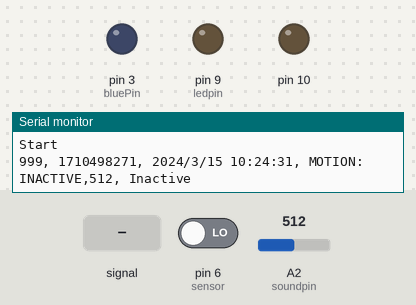
Simulated run of this sketch. Board: Arduino Uno, built with avr-gcc and run on an emulated ATmega328P. Shown: output pins drawn as LEDs (lit = HIGH), the last lines printed to the serial monitor. Dashed ring = blinking. The test bench sets the inputs (shaded band); at power-on: pin 6 (sensor) LOW, A2 (soundpin) = 512. The local clock reads 2024-03-15 10:24:30 at power-on unless the sketch sets it; storage starts empty.

Above: at 1.2 s.
1.3 s: A2 (soundpin) fed a 1000 Hz sine of ±255 counts around its level
At 2.8 s:
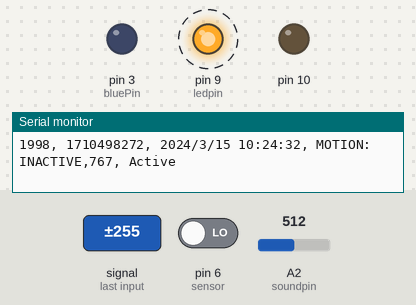
5.4 s: pin 6 (sensor) driven HIGH
At 7.4 s:
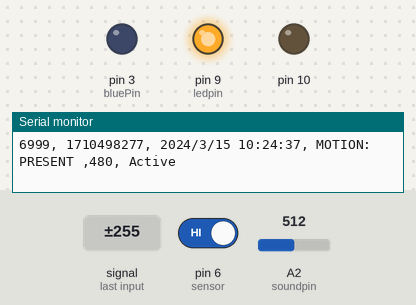
8.5 s: pin 6 (sensor) driven LOW
At 10.5 s:
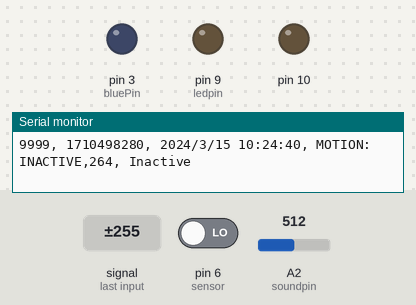
12.6 s: A2 (soundpin) set to 530
At 14.0 s:
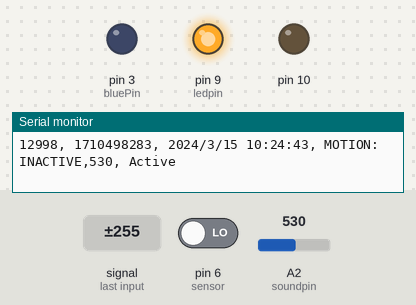
Timing chart, 0 to 15.5 s (numbered marks = the images above; inputs shaded):
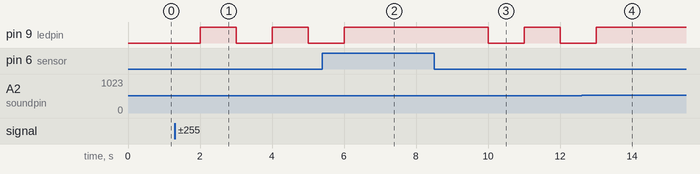

Measured:
- after the input at 1.3 s, pin 9 (ledpin): alternates HIGH for 1.0 s and LOW for 1.0 s, starting after 0.71 s
- after the input at 5.4 s, pin 9 (ledpin): goes on until 6.0 s, then stays HIGH
- after the input at 8.5 s, pin 9 (ledpin): HIGH → LOW after 1.5 s, → HIGH 1.0 s later, → LOW 1.0 s later
- after the input at 12.6 s, pin 9 (ledpin): goes on until 13.0 s, then stays HIGH

The sketch:

motion_sound_data_logging.ino
```cpp
/**
   Detects 'Active' and 'Inactive' motion as well as sound sensed by sound sensor and logs it with timestamps to a .csv file in SDCard.
   Uses  HCSR505 PIR Passive Infra Red Motion Detector and XC444 Sound Sensor Module.
   Modified code from https://learn.adafruit.com/adafruit-data-logger-shield/using-the-real-time-clock-3
   https://github.com/adafruit/Light-and-Temp-logger
   Modified by: Sarah Satish Masih
   Author: Niroshinie Fernando
*/

//Libraries
#include "SD.h"
#include <Wire.h>
#include "RTClib.h"

#define LOG_INTERVAL  1000 // mills between entries.

#define SYNC_INTERVAL 1000 // mills between calls to flush() - to write data to the card
uint32_t syncTime = 0; // time of last sync()


/*
 determines whether the code written on the serial moniter should be
 also noted down on the logfile

*/
#define ECHO_TO_SERIAL   1 // echo data to serial port.
const int ledpin=9;
const int redPin= 3;
const int bluePin= 3;
const int greenPin= 3;
const int soundpin=A2;
const int threshold=520;
//Variables
char active [] = "Active";
char inactive [] = "Inactive";
char* state ;

RTC_DS1307 RTC; // define time object

// for the data logging shield, we use digital pin 10 for the SD cs line

const int chipSelect = 10;

// the logging file
File logfile;

void setup()
{
  Serial.begin(9600);

  // initialize the SD card
  initSDcard();

  // create a new file
  createFile();


  /**
   * connect to RTC
   */
  initRTC();


  /**
     Now we print the header. The header is the first line of the file and helps your spreadsheet or math program identify whats coming up next.
     The data is in CSV (comma separated value) format so the header is too: "millis,stamp,datetime,ativity,soundsens,sensor" the first item millis is milliseconds since the Arduino started,
     stamp is the timestamp, datetime is the time and date from the RTC in human readable format, activity displays motion is present or not, soundsens gives out sound sensed,
     sensor shows if any sensor is active at that time.
  */
  logfile.println("millis,stamp,datetime,activity,soundsens,sensor");
#if ECHO_TO_SERIAL
  Serial.println("millis,stamp,datetime,activity,soundsens,sensor");
#endif //ECHO_TO_SERIAL

  pinMode(6, INPUT);
  pinMode(ledpin, OUTPUT);
  pinMode(greenPin, OUTPUT);
  pinMode(bluePin, OUTPUT);
  Serial.println("Start");
}

void loop()
{
  DateTime now;

  // delay for the amount of time we want between readings
  delay((LOG_INTERVAL - 1) - (millis() % LOG_INTERVAL));

  // log milliseconds since starting
  uint32_t m = millis();
  logfile.print(m);           // milliseconds since start
  logfile.print(", ");
#if ECHO_TO_SERIAL
  Serial.print(m);         // milliseconds since start
  Serial.print(", ");
#endif

  // fetch the time
  now = RTC.now();
  // log time
  logfile.print(now.unixtime()); // seconds since 2000
  logfile.print(", ");
  logfile.print(now.year(), DEC);
  logfile.print("/");
  logfile.print(now.month(), DEC);
  logfile.print("/");
  logfile.print(now.day(), DEC);
  logfile.print(" ");
  logfile.print(now.hour(), DEC);
  logfile.print(":");
  logfile.print(now.minute(), DEC);
  logfile.print(":");
  logfile.print(now.second(), DEC);
#if ECHO_TO_SERIAL
  Serial.print(now.unixtime()); // seconds since 2000
  Serial.print(", ");
  Serial.print(now.year(), DEC);
  Serial.print("/");
  Serial.print(now.month(), DEC);
  Serial.print("/");
  Serial.print(now.day(), DEC);
  Serial.print(" ");
  Serial.print(now.hour(), DEC);
  Serial.print(":");
  Serial.print(now.minute(), DEC);
  Serial.print(":");
  Serial.print(now.second(), DEC);
#endif //ECHO_TO_SERIAL

  //Read data and store it to variable
int soundsens= analogRead(soundpin);

  if (digitalRead(6) == HIGH) //checking if motion sensor detects something
  {

       state = active;
   Serial.print(", MOTION: PRESENT ");
   Serial.print(",");
   Serial.print(soundsens);

  logfile.print(", MOTION: PRESENT");
  logfile.print(",");
  logfile.print(soundsens);

  //digitalWrite(bluePin,LOW);
  digitalWrite(ledpin,HIGH);
 // digitalWrite(redPin,LOW);
  //  digitalWrite(greenPin,HIGH);

  //delay(10000);
      //  digitalWrite(ledpin,LOW);

    }
  else if (soundsens>=threshold)//checking if sound sensed is above the threshold
  {
    state = active;
    Serial.print(", MOTION: INACTIVE");
    Serial.print(",");
    Serial.print(soundsens);

    logfile.print(",MOTION: INACTIVE");
    logfile.print(",");
    logfile.print(soundsens);
      digitalWrite(ledpin,HIGH);
/*
    digitalWrite(bluePin,HIGH);
    digitalWrite(greenPin,LOW);
    digitalWrite(redPin,LOW);*/
  //  delay(10000);
         // digitalWrite(ledpin,LOW);

  }
  else //sound is below threshold and no motion detected
  {
    Serial.print(", MOTION: INACTIVE");
    Serial.print(",");
    Serial.print(soundsens);

    logfile.print(",MOTION: INACTIVE");
    logfile.print(",");
    logfile.print(soundsens);

    state = inactive;
      digitalWrite(ledpin,LOW);
/*
    digitalWrite(bluePin,LOW);
    digitalWrite(greenPin,LOW);
    digitalWrite(redPin,LOW);*/
    //delay(1000);
  }

  logfile.print(", ");
  logfile.println(state);
    delay(200);


#if ECHO_TO_SERIAL
  Serial.print(", ");
  Serial.println(state);


#endif //ECHO_TO_SERIAL

  if ((millis() - syncTime) < SYNC_INTERVAL) return;
  syncTime = millis();

  logfile.flush();
}


/**

error incase the SD Card starts malfunctioning, e.g does not open
*/
void error(char const *str)
{
  Serial.print("error: ");
  Serial.println(str);

  while (1);
}

void initSDcard()
{
  Serial.print("Initializing SD card...");
  // make sure that the default chip select pin is set to
  // output, even if you don't use it:
  pinMode(10, OUTPUT);

  // see if the card is present and can be initialized:
  if (!SD.begin(chipSelect)) {
    Serial.println("Card failed, or not present");
    // don't do anything more:
    return;
  }
  Serial.println("card initialized.");

}

void createFile()
{
  //file name must be in 8.3 format (name length at most 8 characters, follwed by a '.' and then a three character extension.
  char filename[] = "MLOG00.CSV";
  for (uint8_t i = 0; i < 100; i++) {
    filename[4] = i / 10 + '0';
    filename[5] = i % 10 + '0';
    if (! SD.exists(filename)) {
      // only open a new file if it doesn't exist
      logfile = SD.open(filename, FILE_WRITE);
      break;  // leave the loop!
    }
  }

  if (! logfile) {
    error("couldnt create file");
  }

  Serial.print("Logging to: ");
  Serial.println(filename);
}

void initRTC()
{
  Wire.begin();
  if (!RTC.begin()) {
    logfile.println("RTC failed");
#if ECHO_TO_SERIAL
    Serial.println("RTC failed");
#endif  //ECHO_TO_SERIAL

  }
}
```
